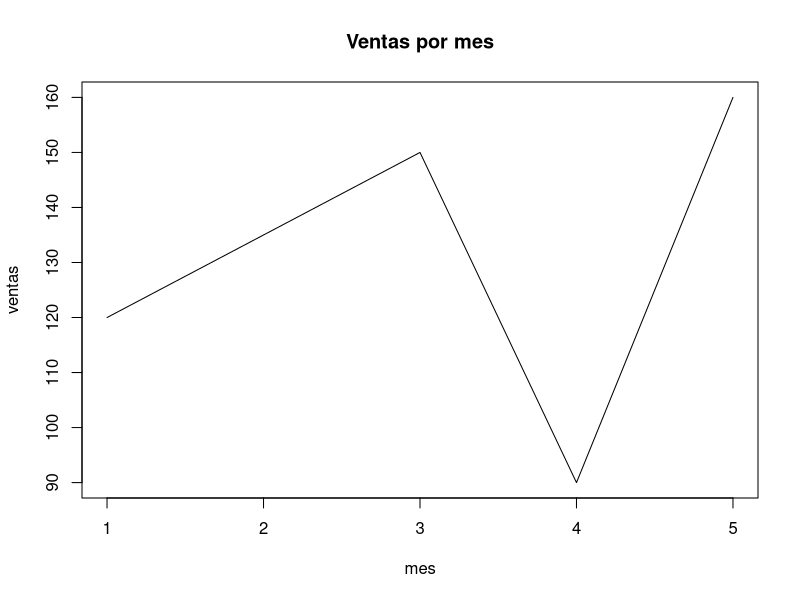

R code for this plot:
ventas <- c(120, 135, 150, 90, 160)
mes    <- c(1, 2, 3, 4, 5)
plot(mes, ventas, type = "l", main = "Ventas por mes")

mean(ventas)
